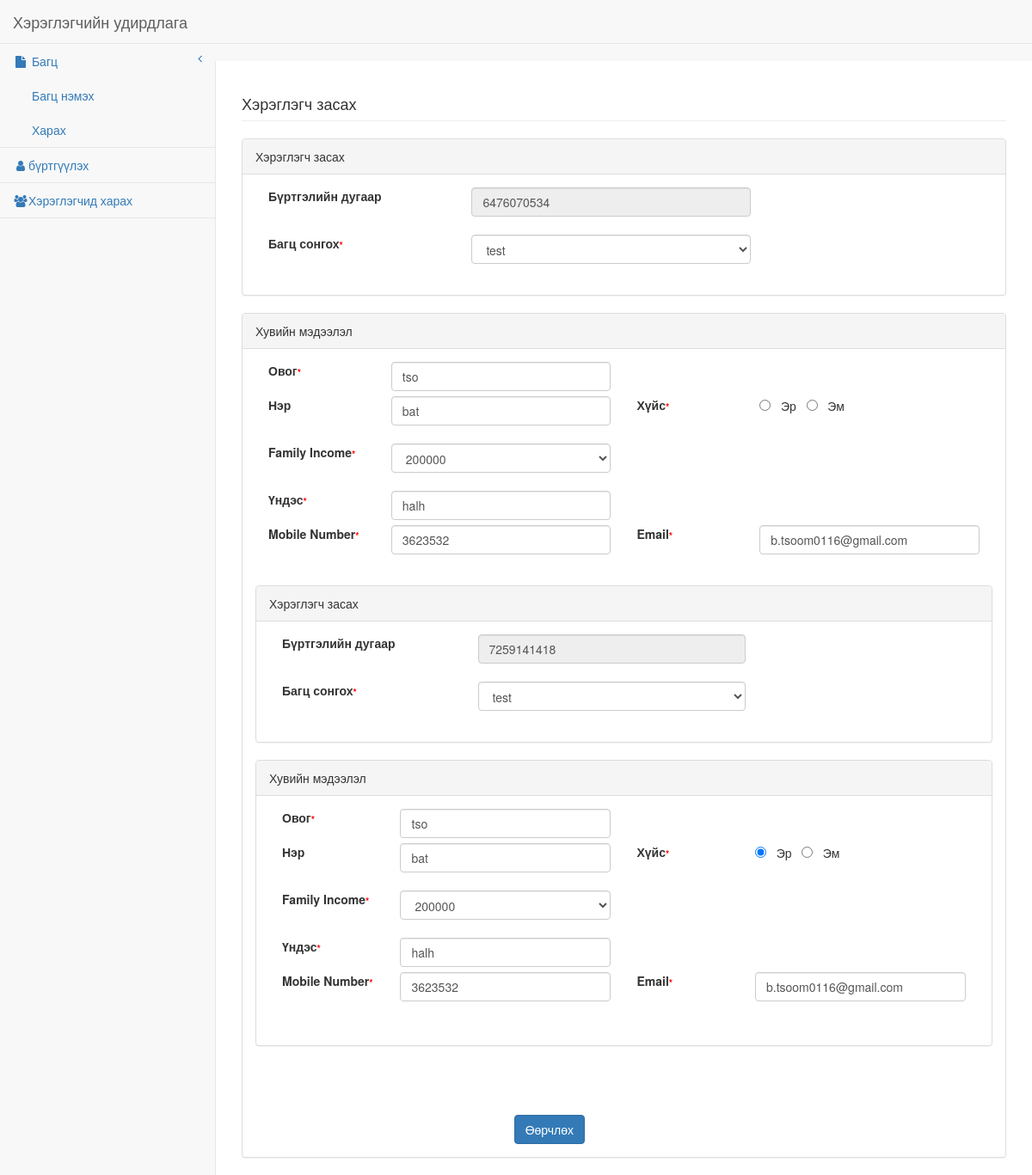
The app's page /edit-user.php with its own data.
### tables this page shows
CREATE TABLE `registration` (
  `id` int(11) NOT NULL,
  `package` varchar(250) NOT NULL,
  `fname` varchar(250) NOT NULL,
  `lname` varchar(250) NOT NULL,
  `gender` varchar(50) NOT NULL,
  `income` varchar(250) NOT NULL,
  `nationality` varchar(250) NOT NULL,
  `mobno` varchar(50) NOT NULL,
  `emailid` varchar(250) NOT NULL,
  `regno` varchar(250) NOT NULL,
  `regdate` timestamp NOT NULL DEFAULT current_timestamp()
);

CREATE TABLE `tbl_package` (
  `cid` int(11) NOT NULL,
  `cshort` varchar(250) DEFAULT NULL,
  `cfull` varchar(250) DEFAULT NULL,
  `cdate` varchar(50) DEFAULT NULL,
  `update_date` varchar(200) DEFAULT NULL
);

### edit-user.php (the view, shortened to what this page needs)
<?php session_start();
include('includes/dbconnection.php');
?>
<!DOCTYPE html>
<html lang="en">
<head>
<link rel="stylesheet" href="https://maxcdn.bootstrapcdn.com/bootstrap/3.3.6/css/bootstrap.min.css">
<link rel="stylesheet" href="//cdn.jsdelivr.net/bootstrap.metismenu/1.1.2/css/metismenu.min.css">
<link href="dist/css/sb-admin-2.css" rel="stylesheet">
<link rel="stylesheet" href="https://cdnjs.cloudflare.com/ajax/libs/font-awesome/4.2.0/css/font-awesome.min.css" />
</head>
<body>
<form method="post" >
	<div id="wrapper">
    <?php include('leftbar.php')?>;
		<div id="page-wrapper">
			<div class="row">
				<div class="col-lg-12">
					<h4 class="page-header"> <?php echo strtoupper("Хэрэглэгч засах");?></h4>
				</div>
			</div>
<?php
$query=mysqli_query($con,"SELECT * FROM registration
join tbl_package on tbl_package.cid=registration.package");
while ($res=mysqli_fetch_array($query)) {
?>
			<div class="row">
			<div class="col-lg-12">
			<div class="panel panel-default">
			<div class="panel-heading">Хэрэглэгч засах</div>
			<div class="panel-body">
			<div class="row">
			<div class="col-lg-10">
		<div class="form-group">
		<div class="col-lg-4">
		<label>Бүртгэлийн дугаар</label>
		</div>
		<div class="col-lg-6">
 <input class="form-control" name="regno"  id="regno"  value="<?php echo $res['regno'];?>" readonly>
	</div>
	 </div>
<br><br>
			<div class="form-group">
		    <div class="col-lg-4">
			<label>Багц сонгох<span id="" style="font-size:11px;color:red">*</span>	</label>
			</div>
			<div class="col-lg-6">
<select class="form-control" name="package-short" id="cshort" required="required" >
<option VALUE="<?php echo $cid=$res['cid']?>"><?php echo $res['cshort'];?></option>
</select>
										</div>
										</div>
	 <br><br>
	</div>
	<br><br>
				</div>
					</div>
							</div>
						</div>
					</div>
			<div class="row">
			<div class="col-lg-12">
			<div class="panel panel-default">
			<div class="panel-heading">Хувийн мэдээлэл</div>
			<div class="panel-body">
			<div class="row">
			<div class="col-lg-12">
			<div class="form-group">
		    <div class="col-lg-2">
			<label>Овог<span id="" style="font-size:11px;color:red">*</span>	</label>
			</div>
			<div class="col-lg-4">
			<input class="form-control" name="fname" value="<?php echo htmlentities($res['fname']);?>"required="required">
			</div>
			<br><br>
		<div class="form-group">
		    <div class="col-lg-2">
			<label>Нэр</label>
			</div>
			<div class="col-lg-4">
			<input class="form-control" name="lname" value="<?php echo htmlentities($res['lname']);?>">
			</div>
			 <div class="col-lg-2">
			<label>Хүйс<span id="" style="font-size:11px;color:red">*</span></label>
			</div>
			<div class="col-lg-4">
			<?php
			if (strcasecmp($res['gender'],"Male")==0){?>
		 <input type="radio" name="gender" id="male" value="Male" required="required" checked> &nbsp; Эр &nbsp;
		 <?php }else{ ?>
		 <input type="radio" name="gender" id="male" value="Male" required="required"> &nbsp; Эр &nbsp;
		 <?php }?>
		 <?php
			if (strcasecmp($res['gender'],"female")==0){?>
		 <input type="radio" name="gender" id="female" value="female" checked> &nbsp; Эм &nbsp;
		 <?php } else{?>
		 <input type="radio" name="gender" id="female" value="female"> &nbsp; Эм &nbsp;
		 <?php }?>
			</div>
			</div>
			<br><br>
		     <div class="form-group">
			 <div class="col-lg-2">
			<label>Family Income<span id="" style="font-size:11px;color:red">*</span></label>
			</div>
			<div class="col-lg-4">
			<select class="form-control" name="income"  id="income"required="required" >
        <option value="<?php echo htmlentities($res['income']);?>"><?php echo htmlentities($res['income']);?></option>
       </select>
			</div>
			</div>
			<br><br>
		     <div class="form-group">
			 <div class="col-lg-2">
			<label>Үндэс<span id="" style="font-size:11px;color:red">*</span></label>
			</div>
			<div class="col-lg-4">
			<input class="form-control" name="nation" id="nation" required="required"
			value="<?php echo htmlentities($res['nationality']);?>">
			</div>
			<br><br>
		    <div class="col-lg-2">
			<label>Mobile Number<span id="" style="font-size:11px;color:red">*</span>	</label>
			</div>
			<div class="col-lg-4">
			<input class="form-control" type="number" name="mobno" required="required" maxlength="10"
			   value="<?php echo htmlentities($res['mobno']);?>">
			</div>
			 <div class="col-lg-2">
			<label>Email<span id="" style="font-size:11px;color:red">*</span></label>
			</div>
			<div class="col-lg-4">
			<input class="form-control"  type="email" name="email" required="required"
			value="<?php echo htmlentities($res['emailid']);?>">
			</div>
			</div>
			<br><br>
      	</div>
		</div>
                            </div>
<?php } ?>
                    </div>
                </div>
			</div>
		  </div>
			<br>
	<div class="form-group">
	<div class="col-lg-4">
	</div>
	<div class="col-lg-6"><br><br>
	<input type="submit" class="btn btn-primary" name="submit" value="Өөрчлөх"></button>
	</div>
	</div>
	</div>
	</div>
				</div>
			</div>
		</div>
	</div>
</form>
</body>
</html>

### records on screen
registration: regno "6476070534", package-short "test", fname "tso", lname "bat", income "200000", nation "halh", mobno "3623532", email "b.tsoom0116@gmail.com"
registration: regno "7259141418", package-short "test", fname "tso", lname "bat", income "200000", nation "halh", mobno "3623532", email "b.tsoom0116@gmail.com"
